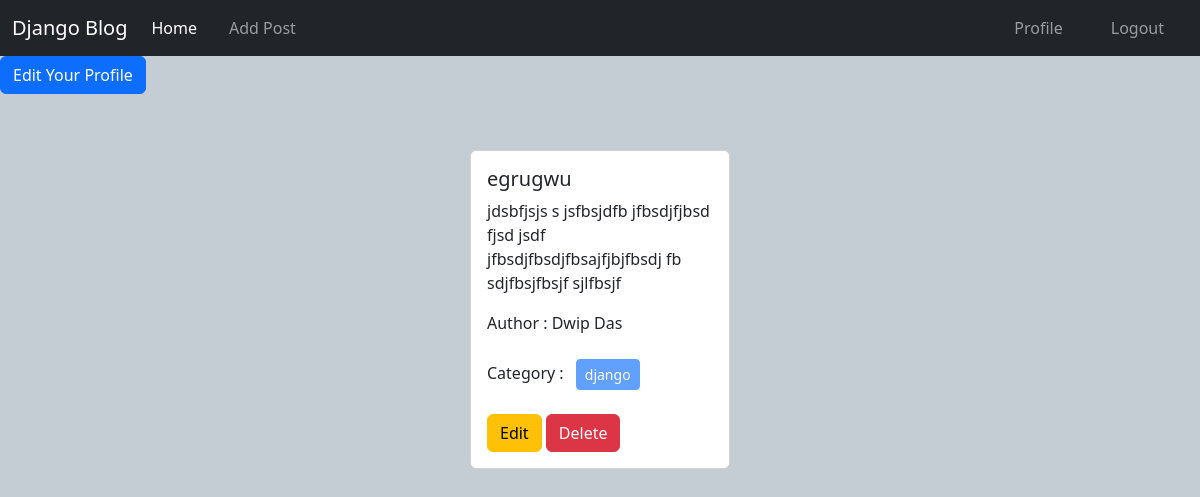
The page /author/profile/ (signed in) on the database its author committed.
### posts/models.py (models this page shows, shortened)
class Post(models.Model):
    title=models.CharField(max_length=50)
    content=models.TextField()
    category=models.ManyToManyField(Category)
    author=models.ForeignKey(User,on_delete=models.CASCADE)

### categories/models.py (models this page shows, shortened)
class Category(models.Model):
    name = models.CharField(max_length=100)
    slug = models.SlugField(max_length=100, unique=True, null=True, blank=True)  # Corrected here

### author/views.py (the view)
# urls.py: path('profile/',views.profile,name='profile'),
@login_required
def profile(request):
    data=Post.objects.filter(author=request.user)
    return render(request, 'profile.html',{'data' : data})

### author/templates/profile.html
{% extends 'base.html' %} {% load crispy_forms_tags %} {% block content %}
<div>
  <a class="btn btn-primary" href="{% url 'edit_profile' %}">
    Edit Your Profile</a
  >
</div>
<div class="d-flex flex-wrap justify-content-center px-5 pt-5">
  {% for post in data %}
  <div class="col-sm-3">
    <div class="card m-2">
      <div class="card-body">
        <h5 class="card-title">{{post.title}}</h5>
        <p class="card-text">{{post.content}}</p>
        <p>Author : {{post.author.first_name}} {{post.author.last_name}}</p>
        <p>
          Category : {% for cat in post.category.all %}
          <button class="btn btn-primary btn-sm m-2" disabled>
            {{cat.name}}
          </button>
          {% endfor %}
        </p>
        <a href="{% url 'edit_post' post.id %}" class="btn btn-warning">Edit</a>
        <a href="{% url 'delete_post' post.id %}" class="btn btn-danger"
          >Delete</a
        >
      </div>
    </div>
  </div>
  {% endfor %}
</div>
{% endblock %}

### rows shown on the page
Post: title "egrugwu", content "jdsbfjsjs s jsfbsjdfb jfbsdjfjbsd fjsd jsdf jfbsdjfbsdjfbsajfjbjfbsdj fb sdjfbsjfbsjf sjlfbsjf", author.first_name "Dwip", author.last_name "Das"
Category: name "django"
